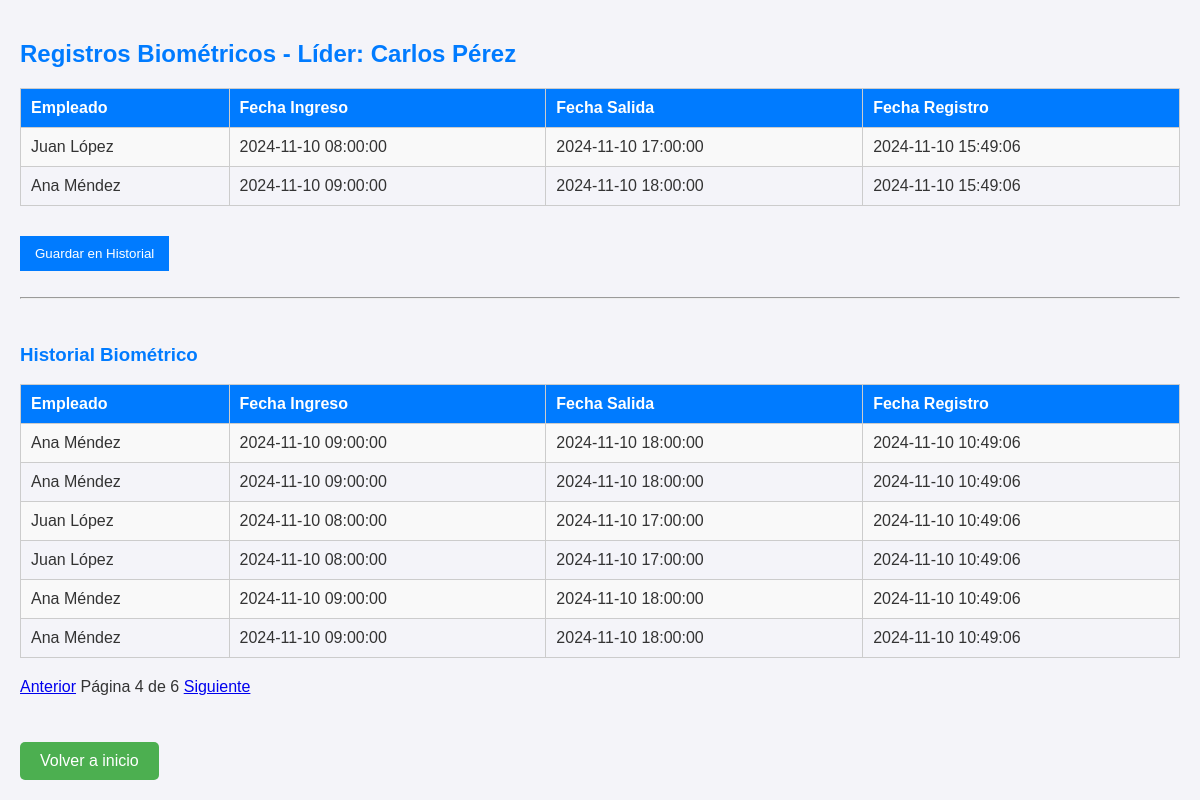
The app's page /app/biometrico.php?pagina=4 (signed in) with its own data.
### tables this page shows
CREATE TABLE `biometrico` (
  `id` int(11) NOT NULL,
  `empleado_id` int(11) NOT NULL,
  `fecha_ingreso` datetime DEFAULT NULL,
  `fecha_salida` datetime DEFAULT NULL,
  `fecha_registro` timestamp NOT NULL DEFAULT current_timestamp()
);

CREATE TABLE `empleados` (
  `id` int(11) NOT NULL,
  `nombre` varchar(100) NOT NULL,
  `area_id` int(11) NOT NULL
);

CREATE TABLE `biometrico_historial` (
  `id` int(11) NOT NULL,
  `empleado_id` int(11) NOT NULL,
  `fecha_ingreso` datetime NOT NULL,
  `fecha_salida` datetime NOT NULL,
  `fecha_registro` datetime NOT NULL
);

### app/biometrico.php (the view, shortened to what this page needs)
<?php
include 'config.php';
$area_id = $_SESSION['area_id'];
$stmt = $pdo->prepare("
    SELECT * FROM biometrico b
    JOIN empleados e ON b.empleado_id = e.id
    WHERE e.area_id = :area_id
");
$stmt->execute(['area_id' => $area_id]);
$registros_biometricos = $stmt->fetchAll(PDO::FETCH_ASSOC);
$registros_por_pagina = 6;
$pagina_actual = isset($_GET['pagina']) ? (int)$_GET['pagina'] : 1;
$offset = ($pagina_actual - 1) * $registros_por_pagina;
$stmt = $pdo->prepare("
    SELECT * FROM biometrico_historial bh
    JOIN empleados e ON bh.empleado_id = e.id
    ORDER BY bh.fecha_registro DESC
    LIMIT :offset, :registros_por_pagina
");
$stmt->bindParam(':offset', $offset, PDO::PARAM_INT);
$stmt->bindParam(':registros_por_pagina', $registros_por_pagina, PDO::PARAM_INT);
$stmt->execute();
$registros_historial = $stmt->fetchAll(PDO::FETCH_ASSOC);
$stmt = $pdo->query("SELECT COUNT(*) FROM biometrico_historial");
$total_registros = $stmt->fetchColumn();
$total_paginas = ceil($total_registros / $registros_por_pagina);
?>
<!DOCTYPE html>
<html>
<head>
    <link rel="stylesheet" href="estilos.css">
</head>
<body>
    <h2>Registros Biométricos - Líder: <?php echo $_SESSION['nombre']; ?></h2>
    <form method="POST">
        <table>
            <tr>
                <th>Empleado</th>
                <th>Fecha Ingreso</th>
                <th>Fecha Salida</th>
                <th>Fecha Registro</th>
            </tr>
            <?php foreach ($registros_biometricos as $registro): ?>
            <tr>
                <td><?php echo $registro['nombre']; ?></td>
                <td><?php echo $registro['fecha_ingreso']; ?></td>
                <td><?php echo $registro['fecha_salida']; ?></td>
                <td><?php echo $registro['fecha_registro']; ?></td>
            </tr>
            <?php endforeach; ?>
        </table>
        <button type="submit">Guardar en Historial</button>
    </form>
    <br><hr><br>
    <h3>Historial Biométrico</h3>
    <table>
        <tr>
            <th>Empleado</th>
            <th>Fecha Ingreso</th>
            <th>Fecha Salida</th>
            <th>Fecha Registro</th>
        </tr>
        <?php foreach ($registros_historial as $registro): ?>
        <tr>
            <td><?php echo $registro['nombre']; ?></td>
            <td><?php echo $registro['fecha_ingreso']; ?></td>
            <td><?php echo $registro['fecha_salida']; ?></td>
            <td><?php echo $registro['fecha_registro']; ?></td>
        </tr>
        <?php endforeach; ?>
    </table>
    <div class="paginacion">
        <?php if ($pagina_actual > 1): ?>
            <a href="biometrico.php?pagina=<?php echo $pagina_actual - 1; ?>">Anterior</a>
        <?php endif; ?>
        <span>Página <?php echo $pagina_actual; ?> de <?php echo $total_paginas; ?></span>
        <?php if ($pagina_actual < $total_paginas): ?>
            <a href="biometrico.php?pagina=<?php echo $pagina_actual + 1; ?>">Siguiente</a>
        <?php endif; ?>
    </div>
    <br><br>
    <a href="inicio_lider.php" class="boton">Volver a inicio</a>
</body>
</html>

### app/estilos.css (style rules this page uses)
body { font-family: Arial, sans-serif; background-color: #f4f4f9; color: #333; margin: 0; padding: 20px; }
h2, h3 { color: #007bff; }
table { width: 100%; border-collapse: collapse; margin-bottom: 20px; }
table, th, td { border: 1px solid #ccc; padding: 10px; text-align: left; }
tr:nth-child(even) { background-color: #f9f9f9; }
th { background-color: #007bff; color: #fff; }
button { padding: 10px 15px; margin-top: 10px; background-color: #007bff; color: white; border: none; cursor: pointer; }
.boton { display: inline-block; padding: 10px 20px; background-color: #4CAF50; color: white; text-decoration: none; border-radius: 5px; text-align: center; margin-top: 10px; }

### records on screen
biometrico: empleado.nombre "Juan López", fecha_ingreso "2024-11-10 08:00:00", fecha_salida "2024-11-10 17:00:00", fecha_registro "2024-11-10 15:49:06"
biometrico: empleado.nombre "Ana Méndez", fecha_ingreso "2024-11-10 09:00:00", fecha_salida "2024-11-10 18:00:00", fecha_registro "2024-11-10 15:49:06"
biometrico_historial: empleado.nombre "Ana Méndez", fecha_ingreso "2024-11-10 09:00:00", fecha_salida "2024-11-10 18:00:00", fecha_registro "2024-11-10 10:49:06"
biometrico_historial: empleado.nombre "Ana Méndez", fecha_ingreso "2024-11-10 09:00:00", fecha_salida "2024-11-10 18:00:00", fecha_registro "2024-11-10 10:49:06"
biometrico_historial: empleado.nombre "Juan López", fecha_ingreso "2024-11-10 08:00:00", fecha_salida "2024-11-10 17:00:00", fecha_registro "2024-11-10 10:49:06"
biometrico_historial: empleado.nombre "Juan López", fecha_ingreso "2024-11-10 08:00:00", fecha_salida "2024-11-10 17:00:00", fecha_registro "2024-11-10 10:49:06"
biometrico_historial: empleado.nombre "Ana Méndez", fecha_ingreso "2024-11-10 09:00:00", fecha_salida "2024-11-10 18:00:00", fecha_registro "2024-11-10 10:49:06"
biometrico_historial: empleado.nombre "Ana Méndez", fecha_ingreso "2024-11-10 09:00:00", fecha_salida "2024-11-10 18:00:00", fecha_registro "2024-11-10 10:49:06"

### other values on screen
$_SESSION['nombre'] "Carlos Pérez"
$pagina_actual "4"
$total_paginas "6"
